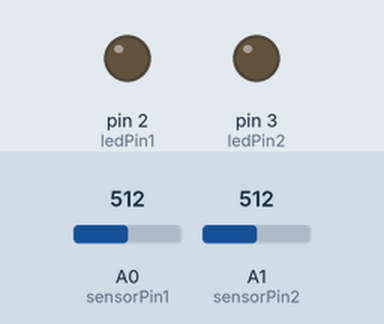
This sketch was run on a simulated Arduino Uno, built with avr-gcc and run on an emulated ATmega328P. On the bench: output pins drawn as LEDs (lit = HIGH). The test bench sets the inputs (shaded band); at power-on: A0 (sensorPin1) = 512, A1 (sensorPin2) = 512.

Above: at 1.2 s.
1.3 s: A0 (sensorPin1) set to 469
2.8 s: A0 (sensorPin1) set to 452
At 3.3 s:
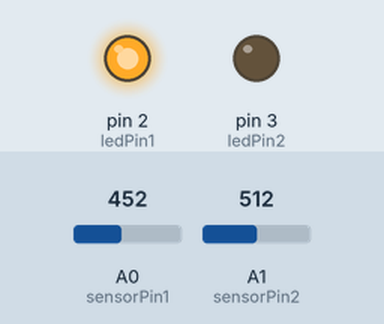
4.3 s: A1 (sensorPin2) set to 477
5.8 s: A1 (sensorPin2) set to 444
At 6.7 s:
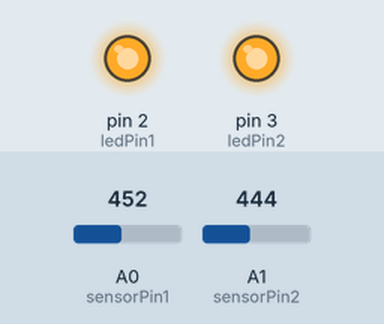
7.3 s: A0 (sensorPin1) set to 511
At 7.9 s:
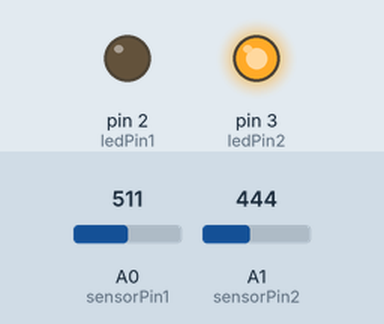
8.8 s: A0 (sensorPin1) set to 306
At 10.2 s:
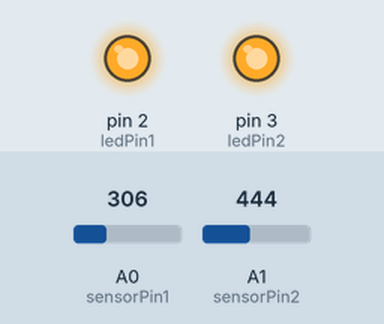
Timing chart, 0 to 11.3 s (numbered marks = the images above; inputs shaded):
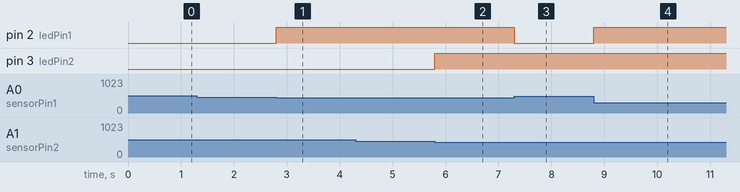

The sketch:

LDR2TwoLDR.ino
```cpp
const int sensorPin1 = 0;
const int sensorPin2 = 1;
const int ledPin1 = 2;
const int ledPin2 = 3;
const int fanPin1 = 4;
// We'll also set up some global variables for the light level a calibration value and     //and a raw light value
int lightCal1;
int lightVal1;
int lightCal2;
int lightVal2;
/////////////////
float temp;
float tempC;
int tempPin = 2; // analog input pin
///////////////
void setup()
{
  //////////
  //temperature//
  temp = analogRead(tempPin);
  Serial.print("RAW DATA: ");
  Serial.print (temp);
  Serial.println(" ");
  //converts raw data into degrees celsius and prints
  //it out
  // 500mV/1024=.48828125
  temp = temp * 0.48828125;
  Serial.print("CELSIUS: ");
  Serial.print(temp);
  Serial.println("*C ");
  //converts celsius into fahrenheit
  temp = temp *9 / 5;
  temp = temp + 32;

  Serial.print("FAHRENHEIT: ");
  Serial.print(temp);
  Serial.println("*F");


  //////////////////
  // We'll set up the LED pin to be an output.
  pinMode(ledPin1, OUTPUT);
  pinMode(ledPin2, OUTPUT);
  Serial.begin(9600);
  lightCal1 = analogRead(sensorPin1);
  lightCal2 = analogRead(sensorPin2);
  //we will take a single reading from the light sensor and store it in the lightCal        //variable. This will give us a prelinary value to compare against in the loop
}


void loop()
{
  //Take a reading using analogRead() on sensor pin and store it in lightVal
  lightVal1 = analogRead(sensorPin1);
  //delay(300);
  lightVal2 = analogRead(sensorPin2);

  //if lightVal is less than our initial reading (lightCal) minus 50 it is dark and         //turn pin 9 HIGH. The (-50) part of the statement sets the sensitivity. The smaller       //the number the more sensitive the circuit will be to variances in light.
  if(lightVal1 < lightCal1 - 50)
  {
    digitalWrite(ledPin1,HIGH);
  }

  //else, it is bright, turn pin 9 LOW
  else
  {
    digitalWrite(ledPin1,LOW);
  }

   if(lightVal2 < lightCal2 - 50)
  {
    digitalWrite(ledPin2,HIGH);
  }

  //else, it is bright, turn pin 9 LOW
  else
  {
    digitalWrite(ledPin2,LOW);
  }

}
```

Measured:
- the behaviour switches between 462 and 461 on A0 (sensorPin1) (found by bisection; images 0 and 1)
- the behaviour switches between 462 and 461 on A1 (sensorPin2) (found by bisection; images 1 and 2)
- after the input at 1.3 s, every drawn part: stays the same
- after the input at 2.8 s, pin 2 (ledPin1): LOW → HIGH at once
- after the input at 4.3 s, every drawn part: stays the same
- after the input at 5.8 s, pin 3 (ledPin2): LOW → HIGH at once
- after the input at 7.3 s, pin 2 (ledPin1): HIGH → LOW at once
- after the input at 8.8 s, pin 2 (ledPin1): LOW → HIGH at once
